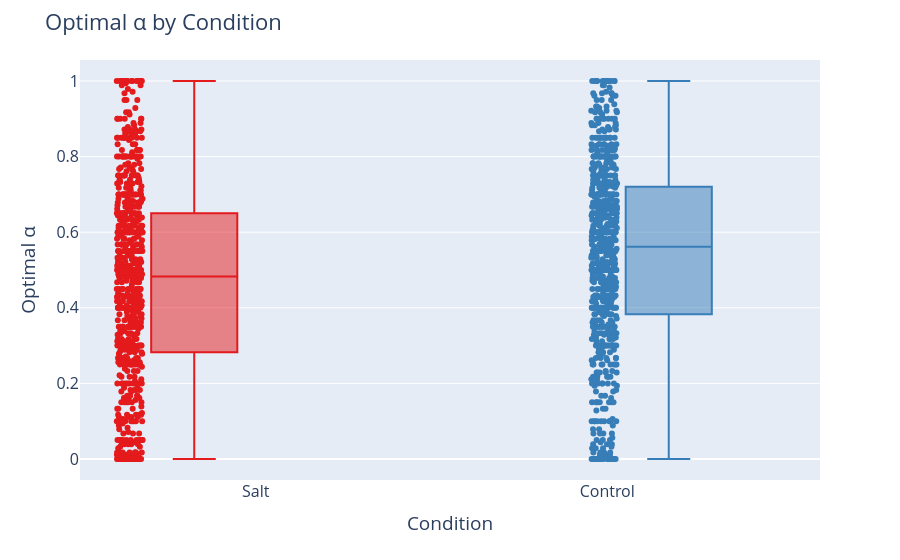

The code cell stored with this chart in its notebook:
### Code cell
# Base boxplot (like boxen, shows distribution)
fig = px.box(
    arbor_stats_df,
    x="condition label",
    y="optimal alpha",
    color="condition label",                # hue
    points="all",                            # show all points like boxen
    color_discrete_sequence=px.colors.qualitative.Set1
)

# Layout tweaks
fig.update_layout(
    title="Optimal α by Condition",
    xaxis_title="Condition",
    yaxis_title="Optimal α",
    font=dict(size=16),
    boxmode="group",
    showlegend=False
)

fig.show()
fig.write_image("paper-figs/Salt-Control-Analysis/Optimal-alpha-by-condition.pdf")

### Figure 1 — Plotly figure (JSON) as saved in the notebook; plotly's stock layout.template omitted (floating-point values rounded to 4 significant figures; data arrays with more than 128 entries replaced by an {"elided": "..."} marker saying what was removed)
{"data": [{"alignmentgroup": "True", "boxpoints": "all", "hovertemplate": "condition label=%{x}<br>optimal alpha=%{y}<extra></extra>", "legendgroup": "Salt", "marker": {"color": "rgb(228,26,28)"}, "name": "Salt", "notched": false, "offsetgroup": "Salt", "orientation": "v", "showlegend": true, "type": "box", "x": {"elided": "734 str values"}, "x0": " ", "xaxis": "x", "y": {"elided": "734 float values"}, "y0": " ", "yaxis": "y"}, {"alignmentgroup": "True", "boxpoints": "all", "hovertemplate": "condition label=%{x}<br>optimal alpha=%{y}<extra></extra>", "legendgroup": "Control", "marker": {"color": "rgb(55,126,184)"}, "name": "Control", "notched": false, "offsetgroup": "Control", "orientation": "v", "showlegend": true, "type": "box", "x": {"elided": "755 str values"}, "x0": " ", "xaxis": "x", "y": {"elided": "755 float values"}, "y0": " ", "yaxis": "y"}], "layout": {"autosize": true, "boxmode": "group", "font": {"size": 16}, "legend": {"title": {"text": "condition label"}, "tracegroupgap": 0}, "margin": {"t": 60}, "showlegend": false, "title": {"text": "Optimal α by Condition"}, "xaxis": {"anchor": "y", "autorange": true, "categoryarray": ["Salt", "Control", null], "categoryorder": "array", "domain": [0, 1], "range": [-0.5, 1.605], "title": {"text": "Condition"}, "type": "category"}, "yaxis": {"anchor": "x", "autorange": true, "domain": [0, 1], "range": [-0.05556, 1.056], "title": {"text": "Optimal α"}, "type": "linear"}}}
